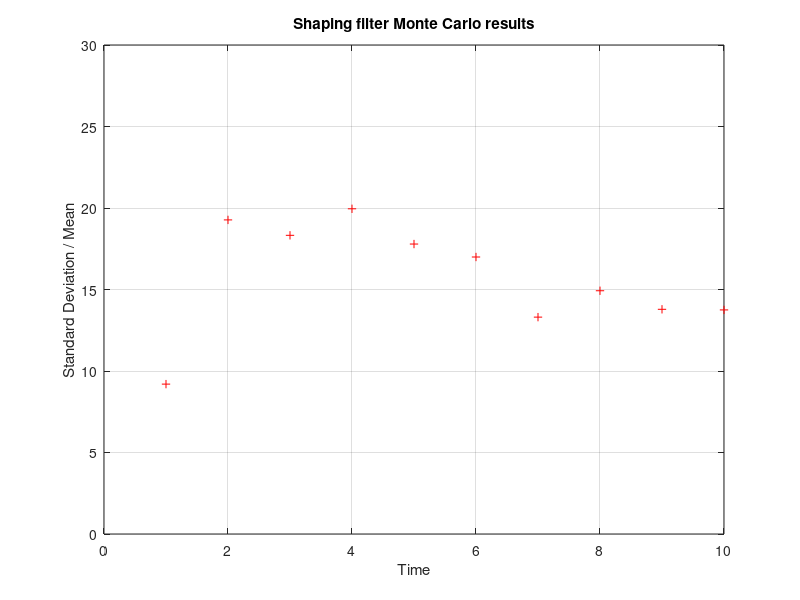

The MATLAB source for this figure:
clc; close all; clear all; format long; format compact;

% Monte Carlo simulation of homing loop with random target maneuver

% Preallocate variables
Z  = zeros(1,1000);
TF = zeros(1,10);
I  = zeros(1,100);
array_TF = zeros(1,10);
array_SIGMA = zeros(1,10);
array_XMEAN = zeros(1,10);
count = 0;      % iteration counter
Vc = 4000;
NT = 3*32.2;    % 3G target maneuver
N  = 3;         % effective ProNav ratio
TAU= 1;         % time constant
RUN= 50;        % number of Monte Carlo simulations
% Begin simulation for ten different flight times
for TF = 1:10
    Z1 = 0;
    for i = 1:RUN
        SUM = rand(1);
        TSTART = TF*SUM;
        PZ = rand(1);
        PZ = PZ - 0.5;
        if PZ > 0
            COEF = 1;
        else 
            COEF = -1;
        end
        Y = 0;
        dY= 0;
        T = 0;
        h = 0.01;
        S = 0;
        NC= 0;  % missile commanded acceleration
        NL= 0;  % missile achieved acceleration
        % Begin Monte Carlo simulations per each flight time
        while T <= (TF - 1e-5)
            if T < TSTART
                NT = 0;
            else
                NT = COEF*3*32.2;
            end
            Y_OLD = Y;
            dY_OLD= dY;
            NL_OLD= NL;
            STEP = 1;
            FLAG = 0;
            while STEP <= 1
                if FLAG == 1
                    % Forward Euler
                    Y = Y + h*dY;
                    dY= dY + h*ddY;
                    NL= NL + h*dNL;
                    T = T + h;
                    STEP = 2;
                end
                % Relative dynamics (see equations in textbook)
                TGO = TF - T + 0.00001;
                RTM = Vc*TGO;
                dLAM= (RTM*dY + Y*Vc)/(RTM^2);
                NC  = N*Vc*dLAM;
                dNL = (NC - NL)/TAU;
                ddY = NT-NL;
                FLAG= 1;
            end
            FLAG = 0;
            % Finish RK-2 method
            Y = 0.5*(Y_OLD + Y + h*dY);
            dY= 0.5*(dY_OLD + dY + h*ddY);
            NL= 0.5*(NL_OLD + NL + h*dNL);
            S = S + h; % down-sample
        end
        Z(i) = Y;
        Z1 = Z(i) + Z1;
        XMEAN = Z1/i;
    end
    SIGMA = 0;
    Z1 = 0;
    for i = 1:RUN
        Z1 = (Z(i) - XMEAN)^2 + Z1;
        if i == 1
            SIGMA = 0;
        else
            SIGMA = sqrt(Z1/(i-1));
        end
    end
    count = count + 1;
    array_TF(count) = TF;
    array_SIGMA(count) = SIGMA;
    array_XMEAN(count) = XMEAN;
end
% Plot results
figure(1);
plot(array_TF, array_SIGMA, 'r+'); grid on;
title('Shaping filter Monte Carlo results')
xlabel('Time')
ylabel('Standard Deviation / Mean')
axis([00,10,00,30])